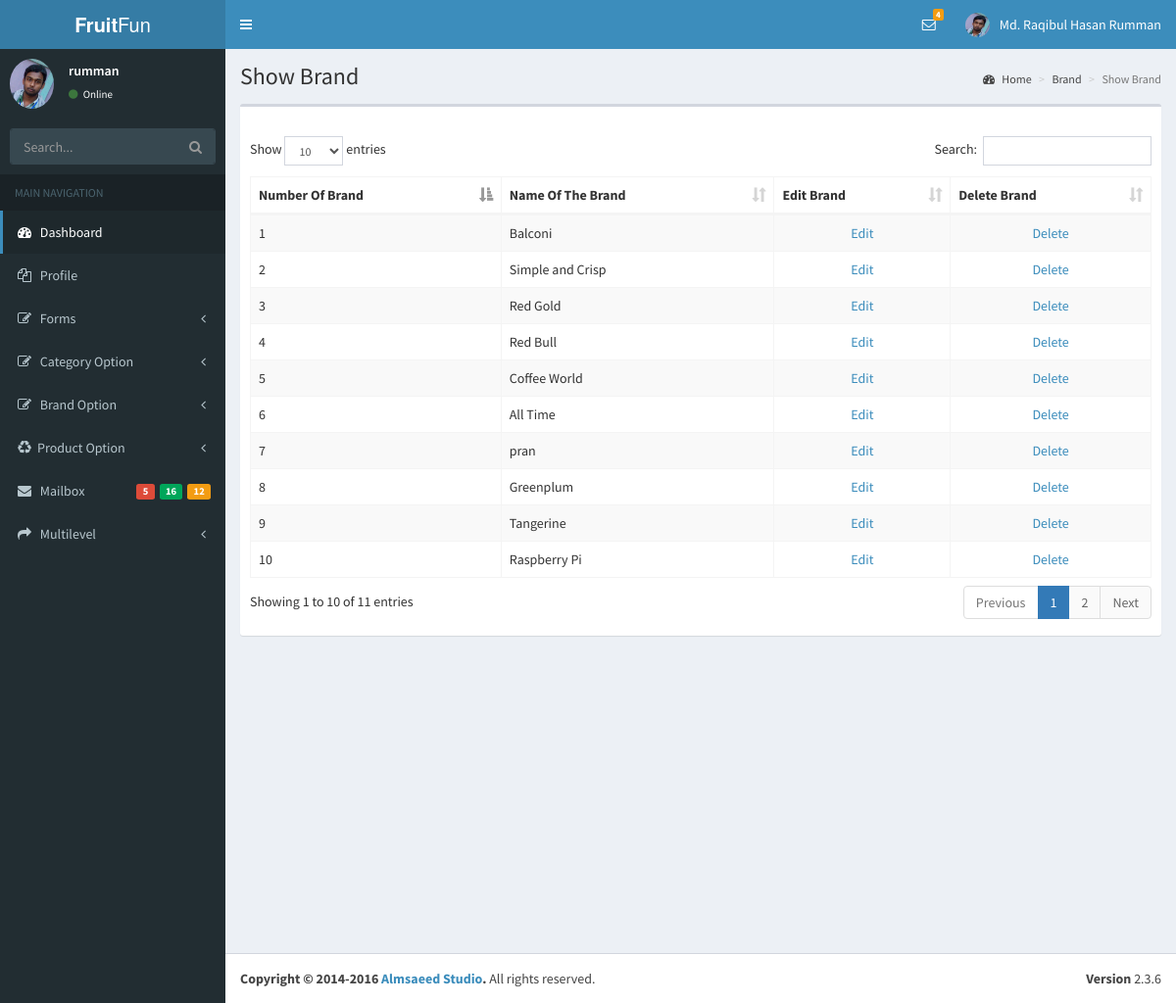
The page /myadmin/showbrand.php (signed in) on the database its author committed.
### tables this page shows
CREATE TABLE `foradmin` (
  `AdminId` int(11) NOT NULL,
  `AdminName` varchar(255) NOT NULL,
  `AdminUser` varchar(255) NOT NULL,
  `AdminPass` varchar(255) NOT NULL,
  `AdminEmail` varchar(255) NOT NULL,
  `AdminImage` varchar(255) NOT NULL,
  `level` int(11) NOT NULL DEFAULT '0',
  `AdminDate` timestamp NOT NULL DEFAULT CURRENT_TIMESTAMP
);

CREATE TABLE `forbrand` (
  `brandId` int(11) NOT NULL,
  `brandName` varchar(255) NOT NULL,
  `brandRole` int(11) NOT NULL
);

### lib/Database.php (called while the page is built, shortened)
<?php
Class Database{
	public $host   = DB_HOST;
	public $user   = DB_USER;
	public $pass   = DB_PASS;
	public $dbname = DB_NAME;
	public $link;
	private function connectDB(){
	$this->link = new mysqli($this->host, $this->user, $this->pass, $this->dbname);
   }
	public function select($query){
		$result = $this->link->query($query) or die($this->link->error.__LINE__);
		if($result->num_rows > 0){
			return $result;
		} else {
			return false;
		}
	}
 }
?>

### lib/Session.php (called while the page is built, shortened)
<?php
  class Session{
     public static function get($key){
          if (isset($_SESSION[$key])) {
           return $_SESSION[$key];
          } else {
           return false;
          }
     }
  }
?>

### classes/Brand.php (called while the page is built, shortened)
<?php
  $filepath = realpath(dirname(__FILE__));
  include_once ($filepath."/../lib/Database.php");
?>
<?php
class Brand
{
	    private $db;
	  	function __construct()
	  	{
	  		$this->db = new Database();
	  	}
	  	public function showBrand(){
        	$showquery = "select * from forbrand order by brandId DESC";
        	$showres = $this->db->select($showquery);
        	if($showres)
        		return $showres;
        }
}
?>

### myadmin/showbrand.php (the view)
<?php include('inc/adminheader.php');?>
<?php include('inc/adminsidebar.php');?>
<?php include '../classes/Brand.php';
    $brand = new Brand();
?>
  <div class="content-wrapper">
    <section class="content-header">
      <h1>
        Show Brand
      </h1>
      <ol class="breadcrumb">
        <li><a href="#"><i class="fa fa-dashboard"></i> Home</a></li>
        <li><a href="#">Brand</a></li>
        <li class="active">Show Brand</li>
      </ol>
    </section>
    <section class="content">
      <div class="row">
        <div class="col-xs-12">
          <div class="box">
            <div class="box-header">
            </div>
            <div class="box-body">
              <table id="example1" class="table table-bordered table-striped">
                <thead>
                <tr>
                  <th>Number Of Brand</th>
                  <th>Name Of The Brand</th>
                  <th>Edit Brand</th>
                  <th>Delete Brand</th>
                </tr>
                </thead>
                <tbody>
          <?php
              $result = $brand->showBrand();
              if($result){
              $i =0 ;
              while ($value = $result->fetch_assoc()) {
               $i++;
          ?>
                <tr>
                  <td><?php echo  $i;?></td>
                  <td><?php echo $value['brandName'];?></td>
                  <td style="text-align:center;">
                  <?php
                      if(Session::get('AdminId') == $value['brandRole'] || Session::get('adminrole')=='0') { ?>
                     <a href="editbrand.php?brandedit=<?php echo $value['brandId'];?>">Edit</a>
                     <?php } else
                        echo "N/A";?>
                  </td>
                  <td style="text-align:center;">
                  <?php
                      if(Session::get('AdminId') == $value['brandRole'] || Session::get('adminrole')=='0') { ?>
                    <a onclick = "return confirm('Are You Sure To Delete ?')" href="deletebrand.php?deletebrand=<?php echo $value['brandId'];?>">Delete</a>
                    <?php } else
                        echo "N/A";?>
                  </td>
                </tr>
                <?php } }?>
                </tbody>
              </table>
            </div>
          </div>
        </div>
      </div>
    </section>
  </div>
<?php include('inc/fortable.php');?>

### myadmin/inc/adminheader.php (shortened to what this page needs)
<?php
include '../lib/Session.php';
include_once '../lib/Database.php';
$db = new Database();
?>
<!DOCTYPE html>
<html>
<head>
  <link rel="stylesheet" href="bootstrap/css/bootstrap.min.css">
  <link rel="stylesheet" href="https://cdnjs.cloudflare.com/ajax/libs/font-awesome/4.5.0/css/font-awesome.min.css">
  <link rel="stylesheet" href="https://cdnjs.cloudflare.com/ajax/libs/ionicons/2.0.1/css/ionicons.min.css">
  <link rel="stylesheet" href="dist/css/AdminLTE.min.css">
  <link rel="stylesheet" href="dist/css/skins/_all-skins.min.css">
  <link rel="stylesheet" href="plugins/iCheck/flat/blue.css">
  <link rel="stylesheet" href="plugins/morris/morris.css">
  <link rel="stylesheet" href="plugins/jvectormap/jquery-jvectormap-1.2.2.css">
  <link rel="stylesheet" href="plugins/datepicker/datepicker3.css">
  <link rel="stylesheet" href="plugins/daterangepicker/daterangepicker.css">
  <link rel="stylesheet" href="plugins/bootstrap-wysihtml5/bootstrap3-wysihtml5.min.css">
  <link rel="stylesheet" href="../../plugins/datatables/dataTables.bootstrap.css">
</head>
<body class="hold-transition skin-blue sidebar-mini">
<div class="wrapper">
  <header class="main-header">
    <a href="index.php" class="logo">
      <span class="logo-lg"><b>Fruit</b>Fun</span>
    </a>
    <nav class="navbar navbar-static-top">
      <a href="#" class="sidebar-toggle" data-toggle="offcanvas" role="button">
      </a>
      <div class="navbar-custom-menu">
        <ul class="nav navbar-nav">
          <li class="dropdown messages-menu">
            <a href="#" class="dropdown-toggle" data-toggle="dropdown">
              <i class="fa fa-envelope-o"></i>
              <span class="label label-warning">4</span>
            </a>
          </li>
          <li class="dropdown user user-menu">
            <a href="#" class="dropdown-toggle" data-toggle="dropdown">
            <?php
             $ami = Session::get('AdminId');
             $iquery = "select * from foradmin where AdminId='$ami'";
             $iresult = $db->select($iquery);
             if($iresult){
               $ivalue = $iresult->fetch_assoc();
               $iimag = $ivalue['AdminImage'];
             }
            ?>
              <img src="<?php if(isset($iimag))echo $iimag;?>" class="user-image" alt="User Image">
              <span class="hidden-xs"><?php  if(!empty(Session::get('adminName'))) echo Session::get('adminName'); else echo Session::get('adminUser');?></span>
            </a>
          </li>
        </ul>
      </div>
    </nav>
  </header>

### myadmin/inc/adminsidebar.php (shortened to what this page needs)
<aside class="main-sidebar">
  <section class="sidebar">
    <div class="user-panel">
      <div class="pull-left image">
       <?php
           $ami = Session::get('AdminId');
           $iquery = "select * from foradmin where AdminId='$ami'";
           $iresult = $db->select($iquery);
           if($iresult){
             $ivalue = $iresult->fetch_assoc();
             $iimag = $ivalue['AdminImage'];
             $aname = $ivalue['AdminUser'];
           }
       ?>
        <img src="<?php if(isset($iimag))echo $iimag;?>" class="img-circle" alt="User Image">
      </div>
      <div class="pull-left info">
        <p><?php echo $aname;?></p>
        <a href="#"><i class="fa fa-circle text-success"></i> Online</a>
      </div>
    </div>
    <form action="#" method="get" class="sidebar-form">
      <div class="input-group">
        <input type="text" name="q" class="form-control" placeholder="Search...">
            <span class="input-group-btn">
              <button type="submit" name="search" id="search-btn" class="btn btn-flat"><i class="fa fa-search"></i>
              </button>
            </span>
      </div>
    </form>
    <ul class="sidebar-menu">
      <li class="header">MAIN NAVIGATION</li>
      <li class="active treeview">
        <a href="index.php">
          <i class="fa fa-dashboard"></i> <span>Dashboard</span>
        </a>
      </li>
       <li class="treeview">
        <a href="#">
          <i class="fa fa-files-o"></i>
          <span>Profile</span>
        </a>
      </li>
      <li class="treeview">
        <a href="#">
          <i class="fa fa-edit"></i> <span>Forms</span>
          <span class="pull-right-container">
            <i class="fa fa-angle-left pull-right"></i>
          </span>
        </a>
      </li>
      <li class="treeview">
        <a href="#">
          <i class="fa fa-edit"></i> <span>Category Option</span>
          <span class="pull-right-container">
            <i class="fa fa-angle-left pull-right"></i>
          </span>
        </a>
      </li>
      <li class="treeview">
        <a href="#">
          <i class="fa fa-edit"></i> <span>Brand Option</span>
          <span class="pull-right-container">
            <i class="fa fa-angle-left pull-right"></i>
          </span>
        </a>
      </li>
      <li class="treeview">
        <a href="#">
          <i class="fa fa-recycle"></i><span>Product Option</span>
          <span class="pull-right-container">
            <i class="fa fa-angle-left pull-right"></i>
          </span>
        </a>
      </li>
      <li>
        <a href="mailbox.php">
          <i class="fa fa-envelope"></i> <span>Mailbox</span>
          <span class="pull-right-container">
            <small class="label pull-right bg-yellow">12</small>
            <small class="label pull-right bg-green">16</small>
            <small class="label pull-right bg-red">5</small>
          </span>
        </a>
      </li>
      <li class="treeview">
        <a href="#">
          <i class="fa fa-share"></i> <span>Multilevel</span>
          <span class="pull-right-container">
            <i class="fa fa-angle-left pull-right"></i>
          </span>
        </a>
      </li>
    </ul>
  </section>
</aside>

### rows shown on the page
foradmin: AdminImage (picture), AdminUser "rumman"
forbrand: brandName "Balconi"
forbrand: brandName "Simple and Crisp"
forbrand: brandName "Red Gold"
forbrand: brandName "Red Bull"
forbrand: brandName "Coffee World"
forbrand: brandName "All Time"
forbrand: brandName "pran"
forbrand: brandName "Greenplum"
forbrand: brandName "Tangerine"
forbrand: brandName "Raspberry Pi"

### other values the page prints
Session::get('adminName') "Md. Raqibul Hasan Rumman"
